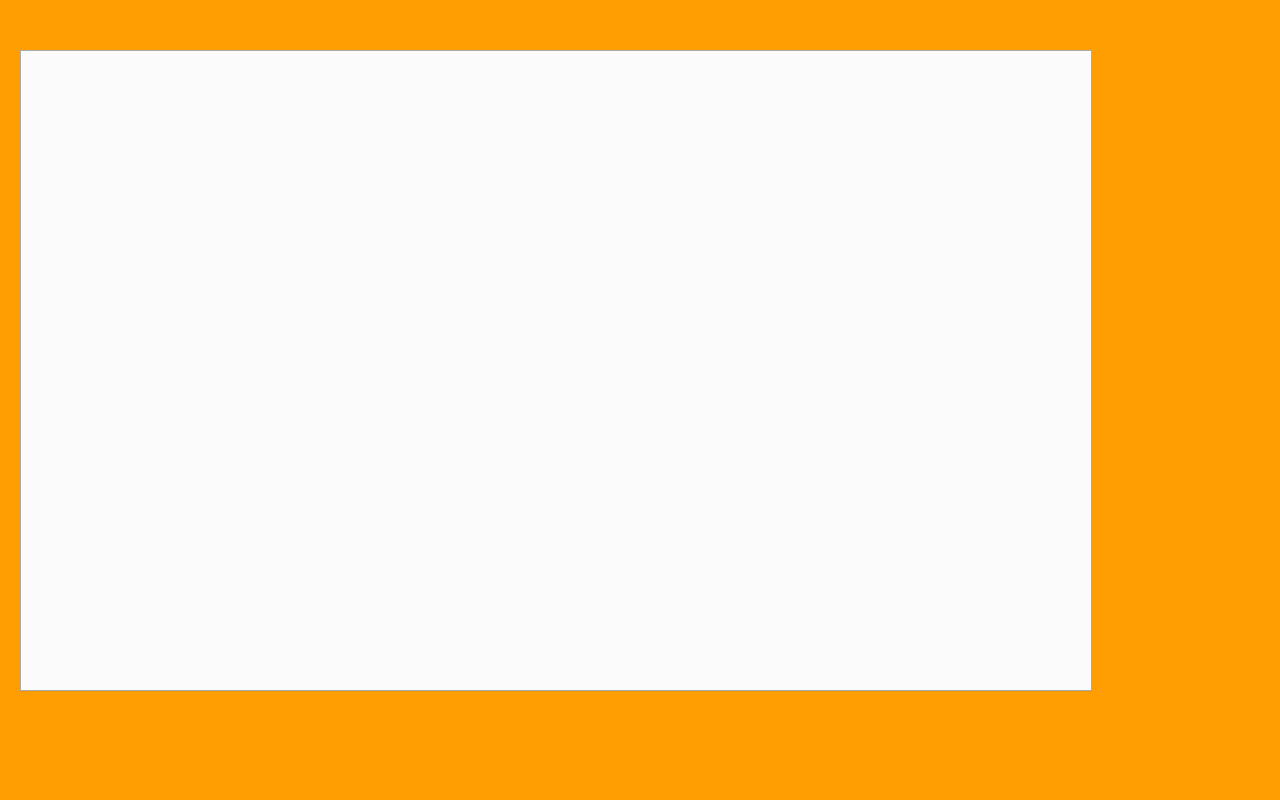
<?xml version="1.0" encoding="UTF-8"?>
<ui version="4.0">
 <class>MainWindow</class>
 <widget class="QMainWindow" name="MainWindow">
  <property name="geometry">
   <rect>
    <x>0</x>
    <y>0</y>
    <width>1280</width>
    <height>800</height>
   </rect>
  </property>
  <property name="palette">
   <palette>
    <active>
     <colorrole role="Base">
      <brush brushstyle="SolidPattern">
       <color alpha="255">
        <red>255</red>
        <green>158</green>
        <blue>2</blue>
       </color>
      </brush>
     </colorrole>
     <colorrole role="Window">
      <brush brushstyle="SolidPattern">
       <color alpha="255">
        <red>255</red>
        <green>158</green>
        <blue>2</blue>
       </color>
      </brush>
     </colorrole>
    </active>
    <inactive>
     <colorrole role="Base">
      <brush brushstyle="SolidPattern">
       <color alpha="255">
        <red>255</red>
        <green>158</green>
        <blue>2</blue>
       </color>
      </brush>
     </colorrole>
     <colorrole role="Window">
      <brush brushstyle="SolidPattern">
       <color alpha="255">
        <red>255</red>
        <green>158</green>
        <blue>2</blue>
       </color>
      </brush>
     </colorrole>
    </inactive>
    <disabled>
     <colorrole role="Base">
      <brush brushstyle="SolidPattern">
       <color alpha="255">
        <red>255</red>
        <green>158</green>
        <blue>2</blue>
       </color>
      </brush>
     </colorrole>
     <colorrole role="Window">
      <brush brushstyle="SolidPattern">
       <color alpha="255">
        <red>255</red>
        <green>158</green>
        <blue>2</blue>
       </color>
      </brush>
     </colorrole>
    </disabled>
   </palette>
  </property>
  <property name="windowTitle">
   <string>MainWindow</string>
  </property>
  <property name="styleSheet">
   <string notr="true">QTabbar::tab {
 height: 400px;
width: 800px;}</string>
  </property>
  <widget class="QWidget" name="centralWidget">
   <widget class="QTabWidget" name="tabWidget">
    <property name="geometry">
     <rect>
      <x>20</x>
      <y>50</y>
      <width>1072</width>
      <height>642</height>
     </rect>
    </property>
    <property name="styleSheet">
     <string notr="true">QTabBar::tab {
height: 80px;
width: 120px;
}</string>
    </property>
    <property name="currentIndex">
     <number>-1</number>
    </property>
    <property name="iconSize">
     <size>
      <width>32</width>
      <height>32</height>
     </size>
    </property>
   </widget>
  </widget>
 </widget>
 <layoutdefault spacing="6" margin="11"/>
 <resources/>
 <connections/>
</ui>
